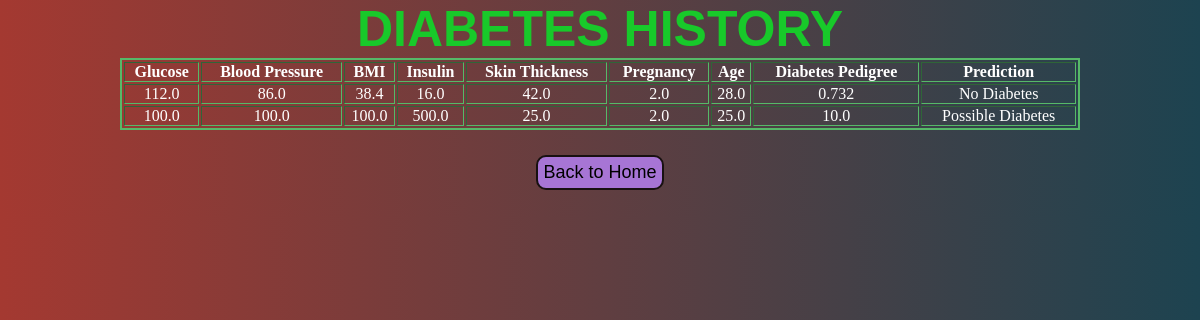
The app's page /history_gb with its own data.
### diabetes_GB/models.py (models this page shows, shortened)
class DiabetesInput(models.Model):
    glucose=models.FloatField()
    blood_pressure=models.FloatField()
    bmi=models.FloatField()
    insulin=models.FloatField()
    skinthickness=models.FloatField()
    pregnancies=models.FloatField()
    Age=models.FloatField()
    DiabetesPedigree=models.FloatField()
    Prediction=models.CharField(max_length=20)

### diabetes_GB/views.py (the view)
# urls.py: path('history_gb',gb.history),
def history(request):
    db=DiabetesInput.objects.all()
    return render(request, 'history_GB.html', {"db":db})

### Templates/history_GB.html (shortened to what this page needs)
{%load static%}
<!DOCTYPE html>
<html lang="en">
<head>
    <link rel="stylesheet" href={% static "style3.css" %}>
</head>
<body>
    <h1>Diabetes History</h1>
    <table border="2" cellpadding="20">
        <tr>
            <th>Glucose</th>
            <th>Blood Pressure</th>
            <th>BMI</th>
            <th>Insulin</th>
            <th>Skin Thickness</th>
            <th>Pregnancy</th>
            <th>Age</th>
            <th>Diabetes Pedigree</th>
            <th>Prediction</th>
        </tr>
        {% for entry in db %}
        <tr>
            <td>{{ entry.glucose }}</td>
            <td>{{ entry.blood_pressure }}</td>
            <td>{{ entry.bmi }}</td>
            <td>{{ entry.insulin }}</td>
            <td>{{ entry.skinthickness }}</td>
            <td>{{ entry.pregnancies }}</td>
            <td>{{ entry.Age }}</td>
            <td>{{ entry.DiabetesPedigree }}</td>
            <td>{{ entry.Prediction }}</td>
        </tr>
        {% endfor %}
    </table>
    <form action="home_gb">
        <button class="btn" type="submit">Back to Home</button>
    </form>
</body>
</html>

### static/style3.css (style rules this page uses)
* { margin: 0; padding: 0; box-sizing: border-box; }
h1 { text-align: center; font-size: 50px; font-family: Arial, Helvetica, sans-serif; text-transform: uppercase; color: rgb(24, 201, 42); }
body { text-align: center; background: linear-gradient(to right, #A43931, #1D4350); color: #ffffff; }
table { width: 80%; margin: 0 auto; border: 2px solid #56b968; }
form { margin: 25px 0; }
.btn { padding: 5px; border-radius: 10px; background-color: rgb(167, 117, 213); transition-duration: 0.5s; font-size: 18px ; border: 2px solid #181111; }

### records on screen
DiabetesInput: glucose "112.0", blood_pressure "86.0", bmi "38.4", insulin "16.0", skinthickness "42.0", pregnancies "2.0", Age "28.0", DiabetesPedigree "0.732", Prediction "No Diabetes"
DiabetesInput: glucose "100.0", blood_pressure "100.0", bmi "100.0", insulin "500.0", skinthickness "25.0", pregnancies "2.0", Age "25.0", DiabetesPedigree "10.0", Prediction "Possible Diabetes"
